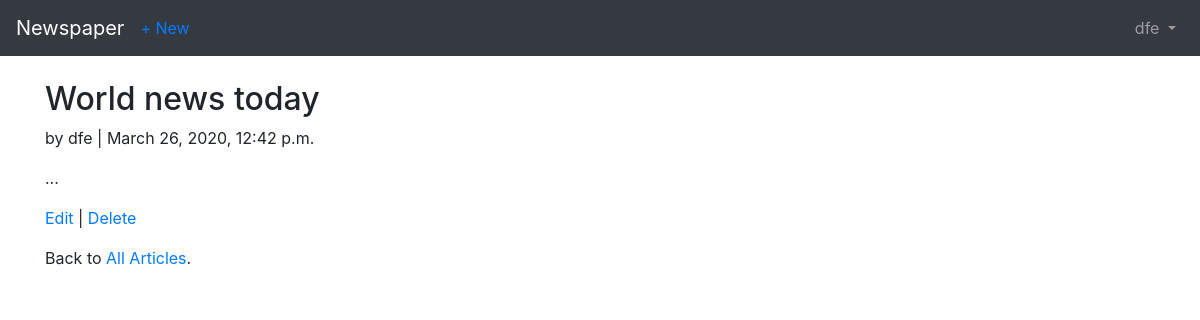
The page /articles/2/ (signed in) on the database as committed earlier.
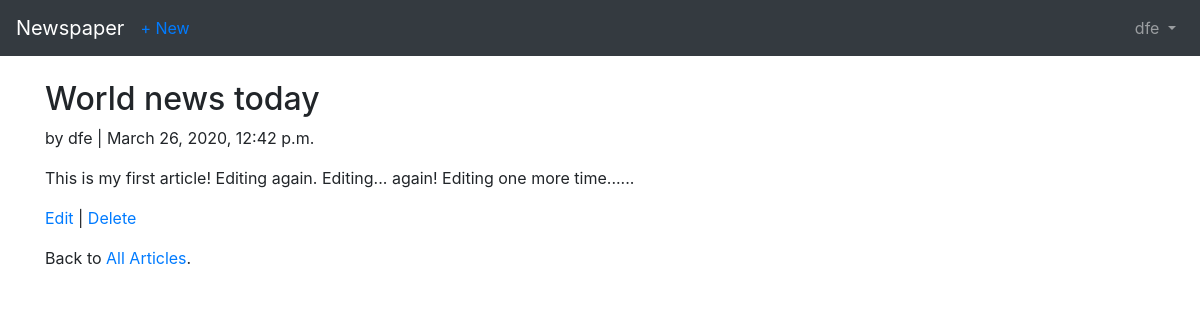
The same page on the database as committed later.
### articles/models.py (models this page shows, shortened)
class Article(models.Model):
    title = models.CharField(max_length=255)
    body = models.TextField()
    date = models.DateTimeField(auto_now_add=True)
    author = models.ForeignKey(
        get_user_model(),
        on_delete=models.CASCADE,
    )

### users/models.py (models this page shows)
class CustomUser(AbstractUser):
    age = models.PositiveIntegerField(null=True, blank=True)

### articles/views.py (the view)
class ArticleDetailView(LoginRequiredMixin, DetailView): # new
    model = Article
    template_name = 'article_detail.html'
    login_url = 'login'                                 #  new

### templates/article_detail.html
{% extends 'base.html' %}
{% block content %}
<div class="article-entry">
  <h2>{{ object.title }}</h2>
    <p>by {{ object.author }} | {{ object.date }}</p>
    <p>{{ object.body }}</p>
  </div>
  <p><a href="{% url 'article_edit' article.pk %}">Edit</a> |
    <a href="{% url 'article_delete' article.pk %}">Delete</a></p>
  <p>Back to <a href="{% url 'article_list' %}">All Articles</a>.</p>
{% endblock content %}

Rows that differ between the two databases and show on the page:
changed Article "World news today": body "..." → "This is my first article! Editing again. Editing... again! Editing one more time......"
